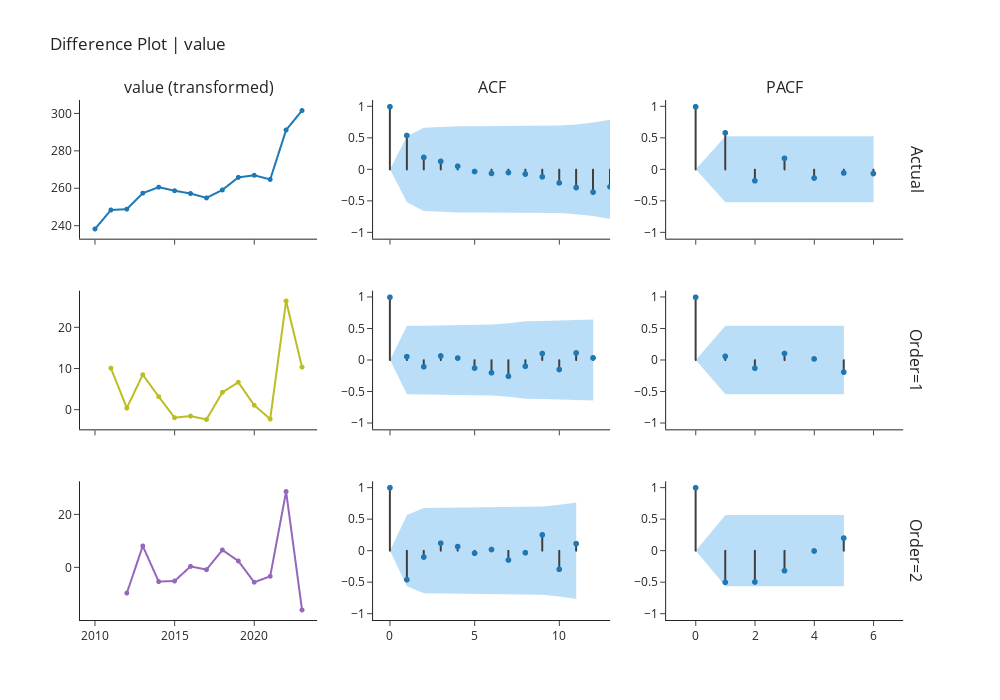

Notebook code cell kept with this figure:
### Markdown cell above
## Difference Plot Using Order

### Code cell
exp.plot_model(plot="diff", 
               data_kwargs={"order_list": [1, 2], "acf": True, "pacf": True},
               fig_kwargs = {"height":700,"width":1000,"template": "simple_white","hoverinfo":"skip","big_data_threshold":100})

### Figure 1 — Plotly figure (JSON) as saved in the notebook; plotly's stock layout.template omitted (floating-point values rounded to 4 significant figures)
{"data": [{"hoverinfo": "skip", "line": {"width": 2}, "marker": {"size": 5}, "mode": "lines+markers", "name": "Actual", "showlegend": false, "type": "scattergl", "x": ["2010-01-01T00:00:00", "2011-01-01T00:00:00", "2012-01-01T00:00:00", "2013-01-01T00:00:00", "2014-01-01T00:00:00", "2015-01-01T00:00:00", "2016-01-01T00:00:00", "2017-01-01T00:00:00", "2018-01-01T00:00:00", "2019-01-01T00:00:00", "2020-01-01T00:00:00", "2021-01-01T00:00:00", "2022-01-01T00:00:00", "2023-01-01T00:00:00"], "xaxis": "x", "y": [238.4, 248.6, 249.0, 257.6, 260.8, 258.9, 257.4, 255.1, 259.3, 266.0, 267.2, 264.9, 291.4, 301.8], "yaxis": "y"}, {"line": {"color": "#3f3f3f"}, "mode": "lines", "name": "Actual", "showlegend": false, "type": "scattergl", "x": [0, 0], "xaxis": "x2", "y": [0, 1], "yaxis": "y2"}, {"line": {"color": "#3f3f3f"}, "mode": "lines", "name": "Actual", "showlegend": false, "type": "scattergl", "x": [1, 1], "xaxis": "x2", "y": [0, 0.5442], "yaxis": "y2"}, {"line": {"color": "#3f3f3f"}, "mode": "lines", "name": "Actual", "showlegend": false, "type": "scattergl", "x": [2, 2], "xaxis": "x2", "y": [0, 0.1957], "yaxis": "y2"}, {"line": {"color": "#3f3f3f"}, "mode": "lines", "name": "Actual", "showlegend": false, "type": "scattergl", "x": [3, 3], "xaxis": "x2", "y": [0, 0.1331], "yaxis": "y2"}, {"line": {"color": "#3f3f3f"}, "mode": "lines", "name": "Actual", "showlegend": false, "type": "scattergl", "x": [4, 4], "xaxis": "x2", "y": [0, 0.05603], "yaxis": "y2"}, {"line": {"color": "#3f3f3f"}, "mode": "lines", "name": "Actual", "showlegend": false, "type": "scattergl", "x": [5, 5], "xaxis": "x2", "y": [0, -0.02834], "yaxis": "y2"}, {"line": {"color": "#3f3f3f"}, "mode": "lines", "name": "Actual", "showlegend": false, "type": "scattergl", "x": [6, 6], "xaxis": "x2", "y": [0, -0.05812], "yaxis": "y2"}, {"line": {"color": "#3f3f3f"}, "mode": "lines", "name": "Actual", "showlegend": false, "type": "scattergl", "x": [7, 7], "xaxis": "x2", "y": [0, -0.04466], "yaxis": "y2"}, {"line": {"color": "#3f3f3f"}, "mode": "lines", "name": "Actual", "showlegend": false, "type": "scattergl", "x": [8, 8], "xaxis": "x2", "y": [0, -0.0684], "yaxis": "y2"}, {"line": {"color": "#3f3f3f"}, "mode": "lines", "name": "Actual", "showlegend": false, "type": "scattergl", "x": [9, 9], "xaxis": "x2", "y": [0, -0.1124], "yaxis": "y2"}, {"line": {"color": "#3f3f3f"}, "mode": "lines", "name": "Actual", "showlegend": false, "type": "scattergl", "x": [10, 10], "xaxis": "x2", "y": [0, -0.2084], "yaxis": "y2"}, {"line": {"color": "#3f3f3f"}, "mode": "lines", "name": "Actual", "showlegend": false, "type": "scattergl", "x": [11, 11], "xaxis": "x2", "y": [0, -0.2831], "yaxis": "y2"}, {"line": {"color": "#3f3f3f"}, "mode": "lines", "name": "Actual", "showlegend": false, "type": "scattergl", "x": [12, 12], "xaxis": "x2", "y": [0, -0.3553], "yaxis": "y2"}, {"line": {"color": "#3f3f3f"}, "mode": "lines", "name": "Actual", "showlegend": false, "type": "scattergl", "x": [13, 13], "xaxis": "x2", "y": [0, -0.2702], "yaxis": "y2"}, {"marker": {"color": "#1f77b4", "size": 6}, "mode": "markers", "name": "Actual", "showlegend": false, "type": "scattergl", "x": [0, 1, 2, 3, 4, 5, 6, 7, 8, 9, 10, 11, 12, 13], "xaxis": "x2", "y": [1, 0.5442, 0.1957, 0.1331, 0.05603, -0.02834, -0.05812, -0.04466, -0.0684, -0.1124, -0.2084, -0.2831, -0.3553, -0.2702], "yaxis": "y2"}, {"line": {"color": "rgba(255,255,255,0)"}, "mode": "lines", "name": "UC", "showlegend": false, "type": "scatter", "x": [0, 1, 2, 3, 4, 5, 6, 7, 8, 9, 10, 11, 12, 13], "xaxis": "x2", "y": [0, 0.5238, 0.661, 0.6767, 0.6838, 0.6851, 0.6854, 0.6868, 0.6876, 0.6894, 0.6944, 0.7114, 0.7417, 0.787], "yaxis": "y2"}, {"fill": "tonexty", "fillcolor": "rgba(32, 146, 230,0.3)", "line": {"color": "rgba(255,255,255,0)"}, "mode": "lines", "name": "LC", "showlegend": false, "type": "scatter", "x": [0, 1, 2, 3, 4, 5, 6, 7, 8, 9, 10, 11, 12, 13], "xaxis": "x2", "y": [0, -0.5238, -0.661, -0.6767, -0.6838, -0.6851, -0.6854, -0.6868, -0.6876, -0.6894, -0.6944, -0.7114, -0.7417, -0.787], "yaxis": "y2"}, {"line": {"color": "#3f3f3f"}, "mode": "lines", "name": "Actual", "showlegend": false, "type": "scattergl", "x": [0, 0], "xaxis": "x3", "y": [0, 1], "yaxis": "y3"}, {"line": {"color": "#3f3f3f"}, "mode": "lines", "name": "Actual", "showlegend": false, "type": "scattergl", "x": [1, 1], "xaxis": "x3", "y": [0, 0.586], "yaxis": "y3"}, {"line": {"color": "#3f3f3f"}, "mode": "lines", "name": "Actual", "showlegend": false, "type": "scattergl", "x": [2, 2], "xaxis": "x3", "y": [0, -0.1754], "yaxis": "y3"}, {"line": {"color": "#3f3f3f"}, "mode": "lines", "name": "Actual", "showlegend": false, "type": "scattergl", "x": [3, 3], "xaxis": "x3", "y": [0, 0.1805], "yaxis": "y3"}, {"line": {"color": "#3f3f3f"}, "mode": "lines", "name": "Actual", "showlegend": false, "type": "scattergl", "x": [4, 4], "xaxis": "x3", "y": [0, -0.1315], "yaxis": "y3"}, {"line": {"color": "#3f3f3f"}, "mode": "lines", "name": "Actual", "showlegend": false, "type": "scattergl", "x": [5, 5], "xaxis": "x3", "y": [0, -0.05091], "yaxis": "y3"}, {"line": {"color": "#3f3f3f"}, "mode": "lines", "name": "Actual", "showlegend": false, "type": "scattergl", "x": [6, 6], "xaxis": "x3", "y": [0, -0.05998], "yaxis": "y3"}, {"marker": {"color": "#1f77b4", "size": 6}, "mode": "markers", "name": "Actual", "showlegend": false, "type": "scattergl", "x": [0, 1, 2, 3, 4, 5, 6], "xaxis": "x3", "y": [1, 0.586, -0.1754, 0.1805, -0.1315, -0.05091, -0.05998], "yaxis": "y3"}, {"line": {"color": "rgba(255,255,255,0)"}, "mode": "lines", "name": "UC", "showlegend": false, "type": "scatter", "x": [0, 1, 2, 3, 4, 5, 6], "xaxis": "x3", "y": [0, 0.5238, 0.5238, 0.5238, 0.5238, 0.5238, 0.5238], "yaxis": "y3"}, {"fill": "tonexty", "fillcolor": "rgba(32, 146, 230,0.3)", "line": {"color": "rgba(255,255,255,0)"}, "mode": "lines", "name": "LC", "showlegend": false, "type": "scatter", "x": [0, 1, 2, 3, 4, 5, 6], "xaxis": "x3", "y": [0, -0.5238, -0.5238, -0.5238, -0.5238, -0.5238, -0.5238], "yaxis": "y3"}, {"hoverinfo": "skip", "line": {"width": 2}, "marker": {"size": 5}, "mode": "lines+markers", "name": "Order=1", "showlegend": false, "type": "scattergl", "x": ["2011-01-01T00:00:00", "2012-01-01T00:00:00", "2013-01-01T00:00:00", "2014-01-01T00:00:00", "2015-01-01T00:00:00", "2016-01-01T00:00:00", "2017-01-01T00:00:00", "2018-01-01T00:00:00", "2019-01-01T00:00:00", "2020-01-01T00:00:00", "2021-01-01T00:00:00", "2022-01-01T00:00:00", "2023-01-01T00:00:00"], "xaxis": "x4", "y": [10.14, 0.45, 8.55, 3.22, -1.9, -1.51, -2.33, 4.27, 6.71, 1.12, -2.22, 26.46, 10.4], "yaxis": "y4"}, {"line": {"color": "#3f3f3f"}, "mode": "lines", "name": "Order=1", "showlegend": false, "type": "scattergl", "x": [0, 0], "xaxis": "x5", "y": [0, 1], "yaxis": "y5"}, {"line": {"color": "#3f3f3f"}, "mode": "lines", "name": "Order=1", "showlegend": false, "type": "scattergl", "x": [1, 1], "xaxis": "x5", "y": [0, 0.0573], "yaxis": "y5"}, {"line": {"color": "#3f3f3f"}, "mode": "lines", "name": "Order=1", "showlegend": false, "type": "scattergl", "x": [2, 2], "xaxis": "x5", "y": [0, -0.1033], "yaxis": "y5"}, {"line": {"color": "#3f3f3f"}, "mode": "lines", "name": "Order=1", "showlegend": false, "type": "scattergl", "x": [3, 3], "xaxis": "x5", "y": [0, 0.0682], "yaxis": "y5"}, {"line": {"color": "#3f3f3f"}, "mode": "lines", "name": "Order=1", "showlegend": false, "type": "scattergl", "x": [4, 4], "xaxis": "x5", "y": [0, 0.03499], "yaxis": "y5"}, {"line": {"color": "#3f3f3f"}, "mode": "lines", "name": "Order=1", "showlegend": false, "type": "scattergl", "x": [5, 5], "xaxis": "x5", "y": [0, -0.1241], "yaxis": "y5"}, {"line": {"color": "#3f3f3f"}, "mode": "lines", "name": "Order=1", "showlegend": false, "type": "scattergl", "x": [6, 6], "xaxis": "x5", "y": [0, -0.1981], "yaxis": "y5"}, {"line": {"color": "#3f3f3f"}, "mode": "lines", "name": "Order=1", "showlegend": false, "type": "scattergl", "x": [7, 7], "xaxis": "x5", "y": [0, -0.2542], "yaxis": "y5"}, {"line": {"color": "#3f3f3f"}, "mode": "lines", "name": "Order=1", "showlegend": false, "type": "scattergl", "x": [8, 8], "xaxis": "x5", "y": [0, -0.09512], "yaxis": "y5"}, {"line": {"color": "#3f3f3f"}, "mode": "lines", "name": "Order=1", "showlegend": false, "type": "scattergl", "x": [9, 9], "xaxis": "x5", "y": [0, 0.1067], "yaxis": "y5"}, {"line": {"color": "#3f3f3f"}, "mode": "lines", "name": "Order=1", "showlegend": false, "type": "scattergl", "x": [10, 10], "xaxis": "x5", "y": [0, -0.1468], "yaxis": "y5"}, {"line": {"color": "#3f3f3f"}, "mode": "lines", "name": "Order=1", "showlegend": false, "type": "scattergl", "x": [11, 11], "xaxis": "x5", "y": [0, 0.1164], "yaxis": "y5"}, {"line": {"color": "#3f3f3f"}, "mode": "lines", "name": "Order=1", "showlegend": false, "type": "scattergl", "x": [12, 12], "xaxis": "x5", "y": [0, 0.03796], "yaxis": "y5"}, {"marker": {"color": "#1f77b4", "size": 6}, "mode": "markers", "name": "Order=1", "showlegend": false, "type": "scattergl", "x": [0, 1, 2, 3, 4, 5, 6, 7, 8, 9, 10, 11, 12], "xaxis": "x5", "y": [1, 0.0573, -0.1033, 0.0682, 0.03499, -0.1241, -0.1981, -0.2542, -0.09512, 0.1067, -0.1468, 0.1164, 0.03796], "yaxis": "y5"}, {"line": {"color": "rgba(255,255,255,0)"}, "mode": "lines", "name": "UC", "showlegend": false, "type": "scatter", "x": [0, 1, 2, 3, 4, 5, 6, 7, 8, 9, 10, 11, 12], "xaxis": "x5", "y": [0, 0.5436, 0.5454, 0.5511, 0.5536, 0.5543, 0.5624, 0.5827, 0.6146, 0.6189, 0.6243, 0.6344, 0.6407], "yaxis": "y5"}, {"fill": "tonexty", "fillcolor": "rgba(32, 146, 230,0.3)", "line": {"color": "rgba(255,255,255,0)"}, "mode": "lines", "name": "LC", "showlegend": false, "type": "scatter", "x": [0, 1, 2, 3, 4, 5, 6, 7, 8, 9, 10, 11, 12], "xaxis": "x5", "y": [0, -0.5436, -0.5454, -0.5511, -0.5536, -0.5543, -0.5624, -0.5827, -0.6146, -0.6189, -0.6243, -0.6344, -0.6407], "yaxis": "y5"}, {"line": {"color": "#3f3f3f"}, "mode": "lines", "name": "Order=1", "showlegend": false, "type": "scattergl", "x": [0, 0], "xaxis": "x6", "y": [0, 1], "yaxis": "y6"}, {"line": {"color": "#3f3f3f"}, "mode": "lines", "name": "Order=1", "showlegend": false, "type": "scattergl", "x": [1, 1], "xaxis": "x6", "y": [0, 0.06207], "yaxis": "y6"}, {"line": {"color": "#3f3f3f"}, "mode": "lines", "name": "Order=1", "showlegend": false, "type": "scattergl", "x": [2, 2], "xaxis": "x6", "y": [0, -0.1265], "yaxis": "y6"}, {"line": {"color": "#3f3f3f"}, "mode": "lines", "name": "Order=1", "showlegend": false, "type": "scattergl", "x": [3, 3], "xaxis": "x6", "y": [0, 0.1072], "yaxis": "y6"}, {"line": {"color": "#3f3f3f"}, "mode": "lines", "name": "Order=1", "showlegend": false, "type": "scattergl", "x": [4, 4], "xaxis": "x6", "y": [0, 0.02077], "yaxis": "y6"}, {"line": {"color": "#3f3f3f"}, "mode": "lines", "name": "Order=1", "showlegend": false, "type": "scattergl", "x": [5, 5], "xaxis": "x6", "y": [0, -0.1884], "yaxis": "y6"}, {"marker": {"color": "#1f77b4", "size": 6}, "mode": "markers", "name": "Order=1", "showlegend": false, "type": "scattergl", "x": [0, 1, 2, 3, 4, 5], "xaxis": "x6", "y": [1, 0.06207, -0.1265, 0.1072, 0.02077, -0.1884], "yaxis": "y6"}, {"line": {"color": "rgba(255,255,255,0)"}, "mode": "lines", "name": "UC", "showlegend": false, "type": "scatter", "x": [0, 1, 2, 3, 4, 5], "xaxis": "x6", "y": [0, 0.5436, 0.5436, 0.5436, 0.5436, 0.5436], "yaxis": "y6"}, {"fill": "tonexty", "fillcolor": "rgba(32, 146, 230,0.3)", "line": {"color": "rgba(255,255,255,0)"}, "mode": "lines", "name": "LC", "showlegend": false, "type": "scatter", "x": [0, 1, 2, 3, 4, 5], "xaxis": "x6", "y": [0, -0.5436, -0.5436, -0.5436, -0.5436, -0.5436], "yaxis": "y6"}, {"hoverinfo": "skip", "line": {"width": 2}, "marker": {"size": 5}, "mode": "lines+markers", "name": "Order=2", "showlegend": false, "type": "scattergl", "x": ["2012-01-01T00:00:00", "2013-01-01T00:00:00", "2014-01-01T00:00:00", "2015-01-01T00:00:00", "2016-01-01T00:00:00", "2017-01-01T00:00:00", "2018-01-01T00:00:00", "2019-01-01T00:00:00", "2020-01-01T00:00:00", "2021-01-01T00:00:00", "2022-01-01T00:00:00", "2023-01-01T00:00:00"], "xaxis": "x7", "y": [-9.69, 8.1, -5.33, -5.12, 0.39, -0.82, 6.6, 2.44, -5.59, -3.34, 28.68, -16.06], "yaxis": "y7"}, {"line": {"color": "#3f3f3f"}, "mode": "lines", "name": "Order=2", "showlegend": false, "type": "scattergl", "x": [0, 0], "xaxis": "x8", "y": [0, 1], "yaxis": "y8"}, {"line": {"color": "#3f3f3f"}, "mode": "lines", "name": "Order=2", "showlegend": false, "type": "scattergl", "x": [1, 1], "xaxis": "x8", "y": [0, -0.4598], "yaxis": "y8"}, {"line": {"color": "#3f3f3f"}, "mode": "lines", "name": "Order=2", "showlegend": false, "type": "scattergl", "x": [2, 2], "xaxis": "x8", "y": [0, -0.09992], "yaxis": "y8"}, {"line": {"color": "#3f3f3f"}, "mode": "lines", "name": "Order=2", "showlegend": false, "type": "scattergl", "x": [3, 3], "xaxis": "x8", "y": [0, 0.1201], "yaxis": "y8"}, {"line": {"color": "#3f3f3f"}, "mode": "lines", "name": "Order=2", "showlegend": false, "type": "scattergl", "x": [4, 4], "xaxis": "x8", "y": [0, 0.06659], "yaxis": "y8"}, {"line": {"color": "#3f3f3f"}, "mode": "lines", "name": "Order=2", "showlegend": false, "type": "scattergl", "x": [5, 5], "xaxis": "x8", "y": [0, -0.03887], "yaxis": "y8"}, {"line": {"color": "#3f3f3f"}, "mode": "lines", "name": "Order=2", "showlegend": false, "type": "scattergl", "x": [6, 6], "xaxis": "x8", "y": [0, 0.0195], "yaxis": "y8"}, {"line": {"color": "#3f3f3f"}, "mode": "lines", "name": "Order=2", "showlegend": false, "type": "scattergl", "x": [7, 7], "xaxis": "x8", "y": [0, -0.1471], "yaxis": "y8"}, {"line": {"color": "#3f3f3f"}, "mode": "lines", "name": "Order=2", "showlegend": false, "type": "scattergl", "x": [8, 8], "xaxis": "x8", "y": [0, -0.03124], "yaxis": "y8"}, {"line": {"color": "#3f3f3f"}, "mode": "lines", "name": "Order=2", "showlegend": false, "type": "scattergl", "x": [9, 9], "xaxis": "x8", "y": [0, 0.2524], "yaxis": "y8"}, {"line": {"color": "#3f3f3f"}, "mode": "lines", "name": "Order=2", "showlegend": false, "type": "scattergl", "x": [10, 10], "xaxis": "x8", "y": [0, -0.2943], "yaxis": "y8"}, {"line": {"color": "#3f3f3f"}, "mode": "lines", "name": "Order=2", "showlegend": false, "type": "scattergl", "x": [11, 11], "xaxis": "x8", "y": [0, 0.1126], "yaxis": "y8"}, {"marker": {"color": "#1f77b4", "size": 6}, "mode": "markers", "name": "Order=2", "showlegend": false, "type": "scattergl", "x": [0, 1, 2, 3, 4, 5, 6, 7, 8, 9, 10, 11], "xaxis": "x8", "y": [1, -0.4598, -0.09992, 0.1201, 0.06659, -0.03887, 0.0195, -0.1471, -0.03124, 0.2524, -0.2943, 0.1126], "yaxis": "y8"}, {"line": {"color": "rgba(255,255,255,0)"}, "mode": "lines", "name": "UC", "showlegend": false, "type": "scatter", "x": [0, 1, 2, 3, 4, 5, 6, 7, 8, 9, 10, 11], "xaxis": "x8", "y": [0, 0.5658, 0.6749, 0.6796, 0.6864, 0.6884, 0.6891, 0.6893, 0.6993, 0.6998, 0.7283, 0.7654], "yaxis": "y8"}, {"fill": "tonexty", "fillcolor": "rgba(32, 146, 230,0.3)", "line": {"color": "rgba(255,255,255,0)"}, "mode": "lines", "name": "LC", "showlegend": false, "type": "scatter", "x": [0, 1, 2, 3, 4, 5, 6, 7, 8, 9, 10, 11], "xaxis": "x8", "y": [0, -0.5658, -0.6749, -0.6796, -0.6864, -0.6884, -0.6891, -0.6893, -0.6993, -0.6998, -0.7283, -0.7654], "yaxis": "y8"}, {"line": {"color": "#3f3f3f"}, "mode": "lines", "name": "Order=2", "showlegend": false, "type": "scattergl", "x": [0, 0], "xaxis": "x9", "y": [0, 1], "yaxis": "y9"}, {"line": {"color": "#3f3f3f"}, "mode": "lines", "name": "Order=2", "showlegend": false, "type": "scattergl", "x": [1, 1], "xaxis": "x9", "y": [0, -0.5016], "yaxis": "y9"}, {"line": {"color": "#3f3f3f"}, "mode": "lines", "name": "Order=2", "showlegend": false, "type": "scattergl", "x": [2, 2], "xaxis": "x9", "y": [0, -0.4964], "yaxis": "y9"}, {"line": {"color": "#3f3f3f"}, "mode": "lines", "name": "Order=2", "showlegend": false, "type": "scattergl", "x": [3, 3], "xaxis": "x9", "y": [0, -0.3172], "yaxis": "y9"}, {"line": {"color": "#3f3f3f"}, "mode": "lines", "name": "Order=2", "showlegend": false, "type": "scattergl", "x": [4, 4], "xaxis": "x9", "y": [0, -0.003686], "yaxis": "y9"}, {"line": {"color": "#3f3f3f"}, "mode": "lines", "name": "Order=2", "showlegend": false, "type": "scattergl", "x": [5, 5], "xaxis": "x9", "y": [0, 0.2011], "yaxis": "y9"}, {"marker": {"color": "#1f77b4", "size": 6}, "mode": "markers", "name": "Order=2", "showlegend": false, "type": "scattergl", "x": [0, 1, 2, 3, 4, 5], "xaxis": "x9", "y": [1, -0.5016, -0.4964, -0.3172, -0.003686, 0.2011], "yaxis": "y9"}, {"line": {"color": "rgba(255,255,255,0)"}, "mode": "lines", "name": "UC", "showlegend": false, "type": "scatter", "x": [0, 1, 2, 3, 4, 5], "xaxis": "x9", "y": [0, 0.5658, 0.5658, 0.5658, 0.5658, 0.5658], "yaxis": "y9"}, {"fill": "tonexty", "fillcolor": "rgba(32, 146, 230,0.3)", "line": {"color": "rgba(255,255,255,0)"}, "mode": "lines", "name": "LC", "showlegend": false, "type": "scatter", "x": [0, 1, 2, 3, 4, 5], "xaxis": "x9", "y": [0, -0.5658, -0.5658, -0.5658, -0.5658, -0.5658], "yaxis": "y9"}], "layout": {"annotations": [{"font": {"size": 16}, "showarrow": false, "text": "value (transformed)", "x": 0.1411, "xanchor": "center", "xref": "paper", "y": 1, "yanchor": "bottom", "yref": "paper"}, {"font": {"size": 16}, "showarrow": false, "text": "ACF", "x": 0.49, "xanchor": "center", "xref": "paper", "y": 1, "yanchor": "bottom", "yref": "paper"}, {"font": {"size": 16}, "showarrow": false, "text": "PACF", "x": 0.8389, "xanchor": "center", "xref": "paper", "y": 1, "yanchor": "bottom", "yref": "paper"}, {"font": {"size": 16}, "showarrow": false, "text": "Actual", "textangle": 90, "x": 0.98, "xanchor": "left", "xref": "paper", "y": 0.8667, "yanchor": "middle", "yref": "paper"}, {"font": {"size": 16}, "showarrow": false, "text": "Order=1", "textangle": 90, "x": 0.98, "xanchor": "left", "xref": "paper", "y": 0.5, "yanchor": "middle", "yref": "paper"}, {"font": {"size": 16}, "showarrow": false, "text": "Order=2", "textangle": 90, "x": 0.98, "xanchor": "left", "xref": "paper", "y": 0.1333, "yanchor": "middle", "yref": "paper"}], "autosize": false, "height": 700, "showlegend": false, "title": {"text": "Difference Plot | value"}, "width": 1000, "xaxis": {"anchor": "y", "domain": [0, 0.2822], "matches": "x7", "showticklabels": false}, "xaxis2": {"anchor": "y2", "domain": [0.3489, 0.6311], "matches": "x8", "range": [-1, 15], "showticklabels": false}, "xaxis3": {"anchor": "y3", "domain": [0.6978, 0.98], "matches": "x9", "range": [-1, 8], "showticklabels": false}, "xaxis4": {"anchor": "y4", "domain": [0, 0.2822], "matches": "x7", "showticklabels": false}, "xaxis5": {"anchor": "y5", "domain": [0.3489, 0.6311], "matches": "x8", "range": [-1, 14], "showticklabels": false}, "xaxis6": {"anchor": "y6", "domain": [0.6978, 0.98], "matches": "x9", "range": [-1, 7], "showticklabels": false}, "xaxis7": {"anchor": "y7", "domain": [0, 0.2822]}, "xaxis8": {"anchor": "y8", "domain": [0.3489, 0.6311], "range": [-1, 13]}, "xaxis9": {"anchor": "y9", "domain": [0.6978, 0.98], "range": [-1, 7]}, "yaxis": {"anchor": "x", "domain": [0.7333, 1]}, "yaxis2": {"anchor": "x2", "domain": [0.7333, 1], "range": [-1.1, 1.1], "zerolinecolor": "#000000"}, "yaxis3": {"anchor": "x3", "domain": [0.7333, 1], "range": [-1.1, 1.1], "zerolinecolor": "#000000"}, "yaxis4": {"anchor": "x4", "domain": [0.3667, 0.6333]}, "yaxis5": {"anchor": "x5", "domain": [0.3667, 0.6333], "range": [-1.1, 1.1], "zerolinecolor": "#000000"}, "yaxis6": {"anchor": "x6", "domain": [0.3667, 0.6333], "range": [-1.1, 1.1], "zerolinecolor": "#000000"}, "yaxis7": {"anchor": "x7", "domain": [0, 0.2667]}, "yaxis8": {"anchor": "x8", "domain": [0, 0.2667], "range": [-1.1, 1.1], "zerolinecolor": "#000000"}, "yaxis9": {"anchor": "x9", "domain": [0, 0.2667], "range": [-1.1, 1.1], "zerolinecolor": "#000000"}}}
